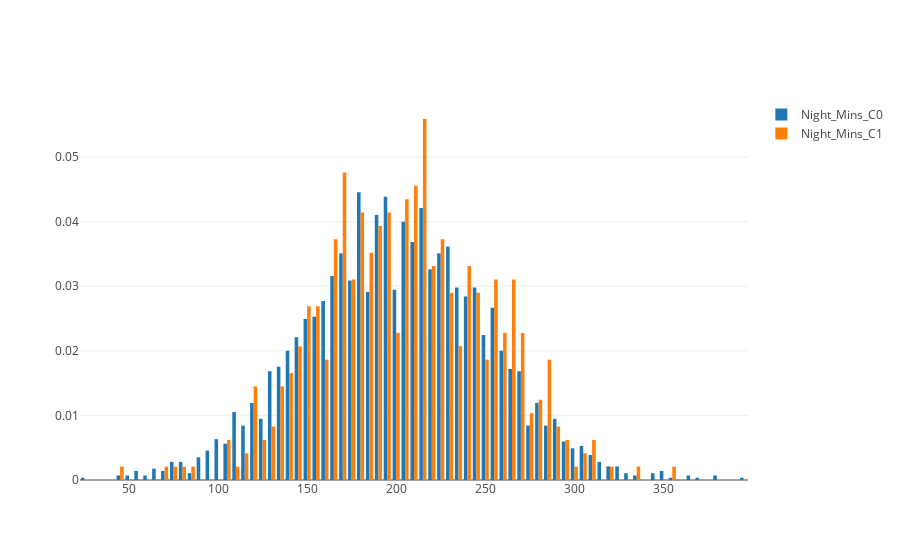

Notebook source saved alongside this figure:
### Markdown cell above
### Peak in the probability (0.0641) of churn is seen if the evening minutes is around 210. Then a downward trend is observed but still probability of churn is higher than that of non -  churn customers.

### Code cell
filtered_by_churn_0 = df5.filter(F.col('churn') == 0).select(F.col('Night_Mins').alias('Night_Mins_C0'))
filtered_by_churn_1 = df5.filter(F.col('churn') == 1).select(F.col('Night_Mins').alias('Night_Mins_C1'))
data = Data([
        Histogram(x=filtered_by_churn_0.toPandas()['Night_Mins_C0'], name="Night_Mins_C0",histnorm='probability'),
        Histogram(x=filtered_by_churn_1.toPandas()['Night_Mins_C1'], name="Night_Mins_C1",histnorm='probability')
    ])

iplot(data, filename="Night_Mins")

### Figure 1 — Plotly figure (JSON) as saved in the notebook; plotly's stock layout.template omitted (floating-point values rounded to 4 significant figures; data arrays with more than 128 entries replaced by an {"elided": "..."} marker saying what was removed)
{"data": [{"histnorm": "probability", "name": "Night_Mins_C0", "type": "histogram", "x": {"elided": "2850 float values"}}, {"histnorm": "probability", "name": "Night_Mins_C1", "type": "histogram", "x": {"elided": "483 float values"}}], "layout": {}}
